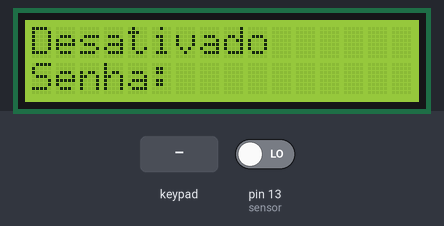
Bench run of a sketch on a simulated Arduino Uno, built with avr-gcc and run on an emulated ATmega328P. Parts: 16×2 character LCD. The inputs (shaded band) are chosen by the test bench; at power-on: pin 13 (sensor) LOW. What the sketch prints to the serial monitor is not drawn.

Above: at 1.2 s.
1.3 s: keypad keys 9 2 5 C pressed 0.4 s apart
At 2.56 s:
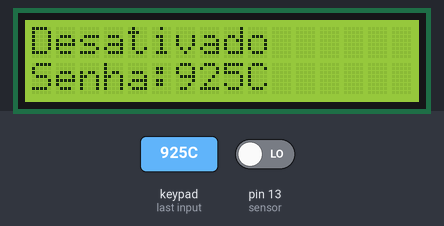
At 15.5 s:
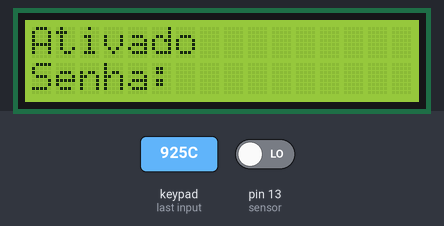

The sketch:

Alarme_de_casa_com_senha.ino
```cpp
//inclui as bibliotecas do teclado e da tela lcd
#include <Keypad.h>
#include <LiquidCrystal.h>

LiquidCrystal lcd(5, 4, 3 , 2, A4, A5);  //conexoes da tela lcd
const byte numRows= 4; // numero de linhas
const byte numCols= 4;// numero de colunas

String senha_ativa = "925C";  //string senha para ativar
String senha_desativa = "C529"; // string senha para desativar
String digita_senha = ""; // string senha digitada
int estado = 0;  // estado (desativado, carregando, ativado)
int minuto = 1;  //temporizador
int tempo = 59;
int tempo2 = 59;
int alarme = 0;  // estado do alarme

char keymap[4][4]=   // mapear o teclado
{
{'1', '2', '3', 'A'},
{'4', '5', '6', 'B'},
{'7', '8', '9', 'C'},
{'*', '0', '#', 'D'}
};
byte rowPins[4] = {A0, A1, 11, 10}; // pinos conectados para linhas
byte colPins[4]= {9, 8, 7, 6};   //pinos conectados para colunas

Keypad myKeypad = Keypad(makeKeymap(keymap), rowPins, colPins, numRows, numCols);
// juntando todas variaveis para criamos a funçao mykeypad, para ser usada depois para receber uma tecla

void setup()
{
  pinMode(13, INPUT);
  Serial.begin(9600);
  lcd.begin(16, 2);
}

void loop()
{
  char keypressed = myKeypad.getKey();  // variavel com valor da tecla apertada
  if (estado == 0){
    lcd.setCursor(0,0);
    lcd.print("Desativado");
    lcd.setCursor(0,1);
    lcd.print("Senha:");
    if (keypressed != NO_KEY){  // le se alguma tecla for pressionada
      digita_senha = digita_senha + keypressed; // adiciona a tecla a string
      lcd.setCursor(6, 1);
      lcd.print(digita_senha); // printa senha
      Serial.println(digita_senha);
      delay(100);
      }
    if (digita_senha == senha_ativa){  // compara senha de ativar com a digitada
      lcd.clear();
      estado = 1;  // vai pro estado carregando
      delay(100);
    }
  }
  while (estado == 1)  // carregando
  {
    for (tempo = 59; tempo >= 0; tempo -= 1)
    {
      if (tempo >= 10){
        lcd.setCursor(0,0);
        lcd.print("Ativando...");
        lcd.setCursor(12,0);
        lcd.print(minuto);
        lcd.setCursor(13,0);
        lcd.print(":");
        lcd.setCursor(14,0);
        lcd.print(tempo);
        delay(100);
      }
      if (tempo <= 9){{  // muda o lugar onde a variavel é printada
        lcd.clear();
        lcd.setCursor(0,0);
        lcd.print("Ativando...");
        lcd.setCursor(12,0);
        lcd.print(minuto);
        lcd.setCursor(13,0);
        lcd.print(":");
        lcd.setCursor(14,0);
        lcd.print("0");
        lcd.setCursor(15,0);
        lcd.print(tempo);
        delay(100);
      }
      if (tempo == 0){ // diminui o minuto
        minuto = 0;
        lcd.clear();
      }
    }
    if (minuto == 0){
      for (tempo2 = 59; tempo2 >0; tempo2 -=1) {
        if (tempo2 >= 10){
          lcd.clear();
          lcd.setCursor(0,0);
          lcd.print("Ativando...");
          lcd.setCursor(12,0);
          lcd.print(minuto);
          lcd.setCursor(13,0);
          lcd.print(":");
          lcd.setCursor(14,0);
          lcd.print(tempo2);
          delay(100);
        }
        if (tempo2 <= 9){
          lcd.clear();
          lcd.setCursor(0,0);
          lcd.print("Ativando...");
          lcd.setCursor(12,0);
          lcd.print(minuto);
          lcd.setCursor(13,0);
          lcd.print(":");
          lcd.setCursor(14,0);
          lcd.print("0");
          lcd.setCursor(15,0);
          lcd.print(tempo2);
          delay(100);
        }
      }
        if (tempo2 ==0) {
          estado = 2;  // vai pro estado ativo
          lcd.clear();
          digita_senha = "";
        }
      }
    }
  }
  while (estado == 2){
    minuto = 1;  // devolve o valor para caso ative o sistema de novo
    Keypad myKeypad2 = Keypad(makeKeymap(keymap), rowPins, colPins, numRows, numCols);
    char keypressed2 = myKeypad2.getKey();
    lcd.setCursor(0,0);
    lcd.print("Ativado");
    lcd.setCursor(0,1);
    lcd.print("Senha:");
    delay(100);
    if (digitalRead(13) == HIGH) {  // ler sensor de movimento
      alarme = 1;  // aciona alarme
    }
    while (alarme == 1){
      Keypad myKeypad3 = Keypad(makeKeymap(keymap), rowPins, colPins, numRows, numCols);
      char keypressed3 = myKeypad3.getKey();
      tone(12, 523, 300);
      delay(100);
      if (keypressed3 != NO_KEY){
        digita_senha = digita_senha + keypressed3;
        lcd.setCursor(6, 1);
        lcd.print(digita_senha);
        Serial.println(digita_senha);
        delay(200);
      }
      if (digita_senha == senha_desativa){
        lcd.clear();
        estado = 0;
        alarme = 0;  //desativa alarme
        digita_senha = "";
        delay(100);
      }
    }
    if (keypressed2 != NO_KEY){
      digita_senha = digita_senha + keypressed2;
      lcd.setCursor(6, 1);
      lcd.print(digita_senha);
      Serial.println(digita_senha);
      delay(200);
    }
    if (digita_senha == senha_desativa){
      lcd.clear();
      estado = 0;  // volta para estado desativado
      digita_senha = "";
      delay(100);
    }
  }


  delay(10); // Delay a little bit to improve simulation performance
}
```

Measured:
- after the input at 1.3 s, the display: first changes at once (image 1 shows a later state)
